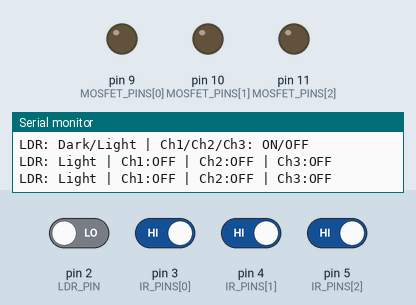
The sketch below on a simulated Arduino Uno, built with avr-gcc and run on an emulated ATmega328P. Parts: output pins drawn as LEDs (lit = HIGH), the last lines printed to the serial monitor. The inputs (shaded band) are chosen by the test bench; at power-on: pin 3 (IR_PINS[0]), pin 4 (IR_PINS[1]), pin 5 (IR_PINS[2]) HIGH, pin 2 (LDR_PIN) LOW.

Above: at 1.2 s.
1.3 s: pin 2 (LDR_PIN) driven HIGH
3.5 s: pin 3 (IR_PINS[0]) driven LOW
At 4.1 s:
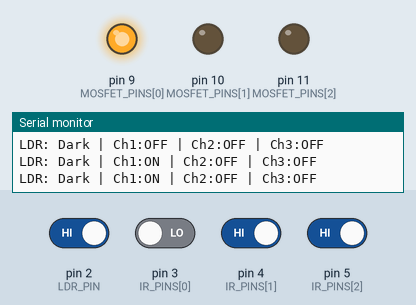
5.0 s: pin 4 (IR_PINS[1]) driven LOW
At 6.2 s:
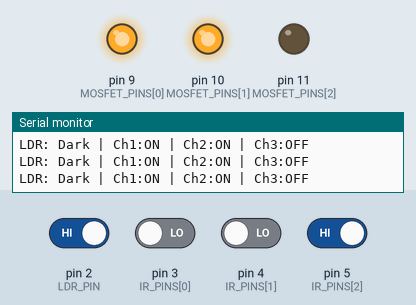
6.5 s: pin 5 (IR_PINS[2]) driven LOW
At 7.6 s:
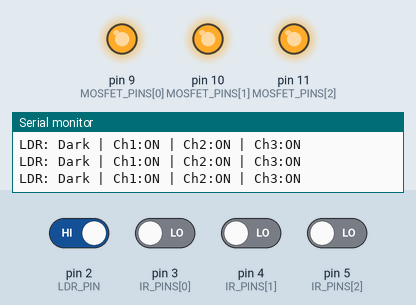
8.0 s: pin 3 (IR_PINS[0]) driven HIGH
At 8.7 s:
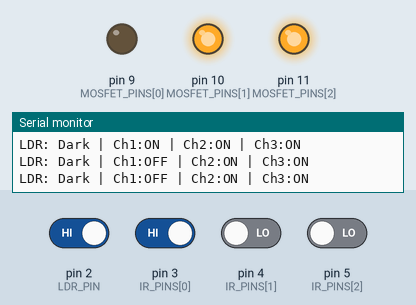
9.5 s: pin 4 (IR_PINS[1]) driven HIGH
At 9.8 s:
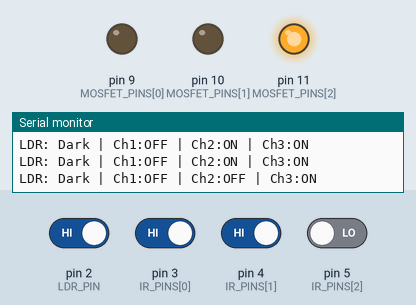
Timing chart, 0 to 12.0 s (numbered marks = the images above; inputs shaded):
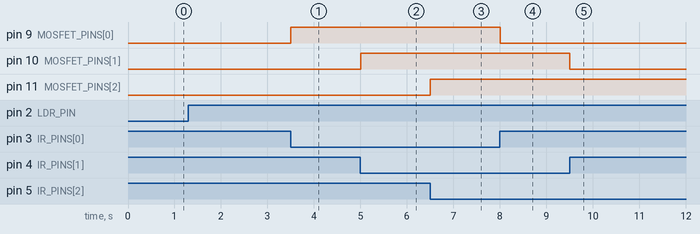

Measured:
- after the input at 3.5 s, pin 9 (MOSFET_PINS[0]): LOW → HIGH at once
- after the input at 5.0 s, pin 10 (MOSFET_PINS[1]): LOW → HIGH at once
- after the input at 6.5 s, pin 11 (MOSFET_PINS[2]): LOW → HIGH at once
- after the input at 8.0 s, pin 9 (MOSFET_PINS[0]): HIGH → LOW at once
- after the input at 9.5 s, pin 10 (MOSFET_PINS[1]): HIGH → LOW at once

The sketch:

multi_pole_3_lights.ino
```cpp
/*
 * Xpark Lab - MOSFET-Based Smart Street Light
 * Three-pole digital sensor controller for Arduino UNO
 *
 * Digital LDR DO: D2 (active HIGH in darkness)
 * FC-51 IR sensors: D3, D4, D5 (active LOW when detected)
 * MOSFET gate PWM: D9, D10, D11
 *
 * Research • Design • Prototype • Develop
 * Bashundhara R/A, Dhaka, Bangladesh
 */

#include <Arduino.h>

const uint8_t POLE_COUNT = 3;
const uint8_t LDR_PIN = 2;
const uint8_t IR_PINS[POLE_COUNT] = {3, 4, 5};
const uint8_t MOSFET_PINS[POLE_COUNT] = {9, 10, 11};

// Set to false if the digital LDR module's DO pin is inverted.
const bool LDR_ACTIVE_HIGH_IN_DARK = true;
const unsigned long STATUS_INTERVAL = 500;
// Standard IR modules output LOW when an obstacle is detected.
const bool IR_ACTIVE_LOW = true;

unsigned long lastStatusTime = 0;

bool readIsDark() {
  const bool rawHigh = (digitalRead(LDR_PIN) == HIGH);
  return LDR_ACTIVE_HIGH_IN_DARK ? rawHigh : !rawHigh;
}

bool readIsObjectDetected(uint8_t pin) {
  const bool rawLow = (digitalRead(pin) == LOW);
  return IR_ACTIVE_LOW ? rawLow : !rawLow;
}

void printStatus(bool isDark, const bool isOn[POLE_COUNT],
                 unsigned long now) {
  if (now - lastStatusTime < STATUS_INTERVAL) {
    return;
  }
  lastStatusTime = now;

  Serial.print("LDR: ");
  Serial.print(isDark ? "Dark" : "Light");

  for (uint8_t i = 0; i < POLE_COUNT; i++) {
    Serial.print(" | Ch");
    Serial.print(i + 1);
    Serial.print(":");
    Serial.print(isOn[i] ? "ON" : "OFF");
  }
  Serial.println();
}

void setup() {
  Serial.begin(9600);
  pinMode(LDR_PIN, INPUT);

  for (uint8_t i = 0; i < POLE_COUNT; i++) {
    pinMode(IR_PINS[i], INPUT);
    pinMode(MOSFET_PINS[i], OUTPUT);
    digitalWrite(MOSFET_PINS[i], LOW);
  }

  Serial.println("Xpark Lab Smart Street Light - Three Poles");
  Serial.println("LDR: Dark/Light | Ch1/Ch2/Ch3: ON/OFF");
}

void loop() {
  const unsigned long now = millis();
  const bool isDark = readIsDark();
  bool isOn[POLE_COUNT];

  for (uint8_t i = 0; i < POLE_COUNT; i++) {
    const bool isObjectDetected = readIsObjectDetected(IR_PINS[i]);
    isOn[i] = isDark && isObjectDetected;
    digitalWrite(MOSFET_PINS[i], isOn[i] ? HIGH : LOW);
  }

  printStatus(isDark, isOn, now);
}
```
